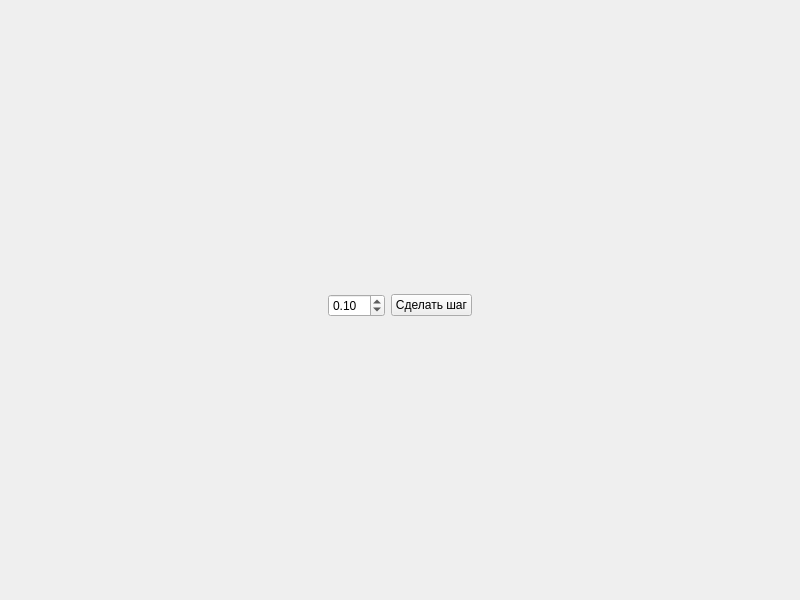
<?xml version="1.0" encoding="UTF-8"?>
<ui version="4.0">
 <class>SimulationWindow</class>
 <widget class="QMainWindow" name="SimulationWindow">
  <property name="geometry">
   <rect>
    <x>0</x>
    <y>0</y>
    <width>800</width>
    <height>600</height>
   </rect>
  </property>
  <property name="windowTitle">
   <string>MainWindow</string>
  </property>
  <widget class="QWidget" name="centralwidget">
   <layout class="QVBoxLayout" name="verticalLayout_2">
    <property name="leftMargin">
     <number>0</number>
    </property>
    <property name="topMargin">
     <number>0</number>
    </property>
    <property name="rightMargin">
     <number>0</number>
    </property>
    <property name="bottomMargin">
     <number>0</number>
    </property>
    <item>
     <layout class="QVBoxLayout" name="verticalLayout">
      <property name="sizeConstraint">
       <enum>QLayout::SetMaximumSize</enum>
      </property>
      <item>
       <layout class="QHBoxLayout" name="horizontalLayout">
        <property name="topMargin">
         <number>11</number>
        </property>
        <item>
         <spacer name="horizontalSpacer">
          <property name="orientation">
           <enum>Qt::Horizontal</enum>
          </property>
          <property name="sizeHint" stdset="0">
           <size>
            <width>40</width>
            <height>20</height>
           </size>
          </property>
         </spacer>
        </item>
        <item>
         <widget class="QDoubleSpinBox" name="doubleSpinBox">
          <property name="value">
           <double>0.100000000000000</double>
          </property>
         </widget>
        </item>
        <item>
         <widget class="QPushButton" name="pushButton">
          <property name="text">
           <string>Сделать шаг</string>
          </property>
         </widget>
        </item>
        <item>
         <spacer name="horizontalSpacer_2">
          <property name="orientation">
           <enum>Qt::Horizontal</enum>
          </property>
          <property name="sizeHint" stdset="0">
           <size>
            <width>40</width>
            <height>20</height>
           </size>
          </property>
         </spacer>
        </item>
       </layout>
      </item>
     </layout>
    </item>
   </layout>
  </widget>
  <widget class="QMenuBar" name="menubar">
   <property name="geometry">
    <rect>
     <x>0</x>
     <y>0</y>
     <width>800</width>
     <height>25</height>
    </rect>
   </property>
  </widget>
 </widget>
 <resources/>
 <connections/>
</ui>
